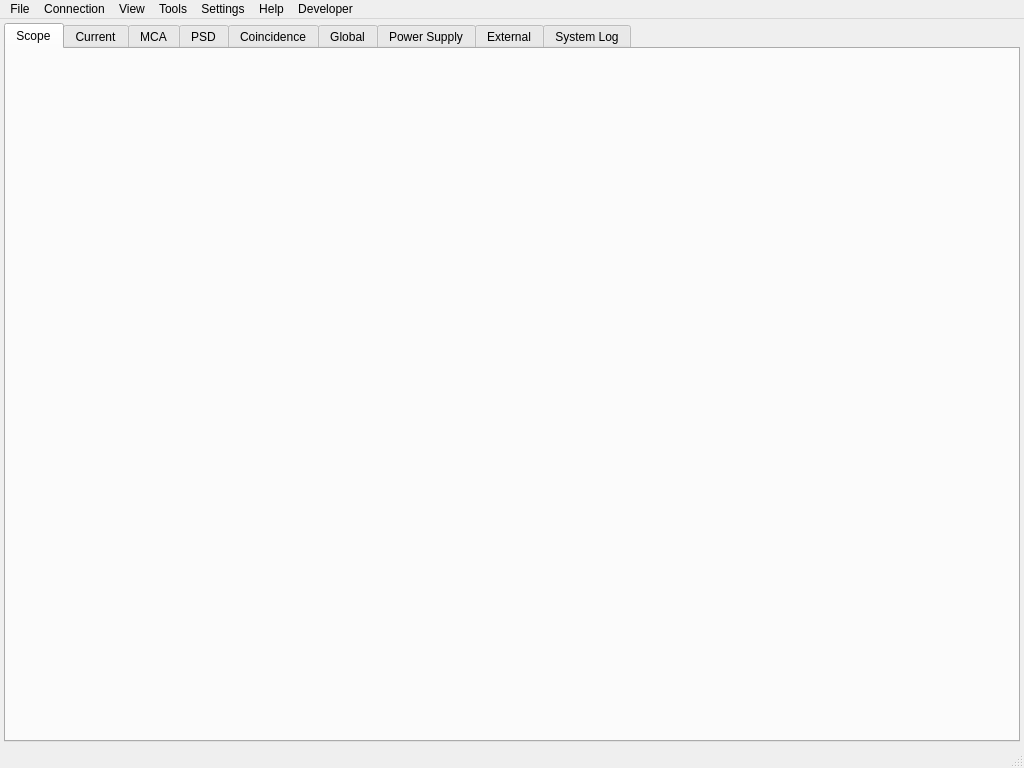
<?xml version="1.0" encoding="UTF-8"?>
<ui version="4.0">
 <class>MainWindow</class>
 <widget class="QMainWindow" name="MainWindow">
  <property name="geometry">
   <rect>
    <x>0</x>
    <y>0</y>
    <width>1024</width>
    <height>768</height>
   </rect>
  </property>
  <property name="windowTitle">
   <string>Nuclear Lab Digitizer - Community Edition</string>
  </property>

  <widget class="QWidget" name="centralwidget">
   <layout class="QVBoxLayout" name="verticalLayout">
    <property name="leftMargin"><number>4</number></property>
    <property name="topMargin"><number>4</number></property>
    <property name="rightMargin"><number>4</number></property>
    <property name="bottomMargin"><number>4</number></property>
    <item>
     <widget class="QTabWidget" name="mainTabs">

      <!-- ── Scope tab (inner channel tabs added programmatically) ── -->
      <widget class="QWidget" name="tabScope">
       <attribute name="title"><string>Scope</string></attribute>
       <layout class="QVBoxLayout" name="layoutTabScope">
        <property name="leftMargin"><number>0</number></property>
        <property name="topMargin"><number>0</number></property>
        <property name="rightMargin"><number>0</number></property>
        <property name="bottomMargin"><number>0</number></property>
       </layout>
      </widget>

      <!-- ── Current tab (inner channel tabs added programmatically) ── -->
      <widget class="QWidget" name="tabCurrent">
       <attribute name="title"><string>Current</string></attribute>
       <layout class="QVBoxLayout" name="layoutTabCurrent">
        <property name="leftMargin"><number>0</number></property>
        <property name="topMargin"><number>0</number></property>
        <property name="rightMargin"><number>0</number></property>
        <property name="bottomMargin"><number>0</number></property>
       </layout>
      </widget>

      <!-- ── MCA tab (inner channel tabs added programmatically) ── -->
      <widget class="QWidget" name="tabMCA">
       <attribute name="title"><string>MCA</string></attribute>
       <layout class="QVBoxLayout" name="layoutTabMCA">
        <property name="leftMargin"><number>0</number></property>
        <property name="topMargin"><number>0</number></property>
        <property name="rightMargin"><number>0</number></property>
        <property name="bottomMargin"><number>0</number></property>
       </layout>
      </widget>

      <!-- Live pulse-shape-discrimination views, one dock per MCA channel -->
      <widget class="QWidget" name="tabPSD">
       <attribute name="title"><string>PSD</string></attribute>
       <layout class="QVBoxLayout" name="layoutTabPSD">
        <property name="leftMargin"><number>0</number></property>
        <property name="topMargin"><number>0</number></property>
        <property name="rightMargin"><number>0</number></property>
        <property name="bottomMargin"><number>0</number></property>
       </layout>
      </widget>

      <!-- Two-channel synchronized list-mode coincidence analysis -->
      <widget class="QWidget" name="tabCoincidence">
       <attribute name="title"><string>Coincidence</string></attribute>
       <layout class="QVBoxLayout" name="layoutTabCoincidence">
        <property name="leftMargin"><number>0</number></property>
        <property name="topMargin"><number>0</number></property>
        <property name="rightMargin"><number>0</number></property>
        <property name="bottomMargin"><number>0</number></property>
       </layout>
      </widget>

      <!-- Global digitizer controls and channel-independent diagnostics -->
      <widget class="QWidget" name="tabGlobal">
       <attribute name="title"><string>Global</string></attribute>
       <layout class="QVBoxLayout" name="layoutTabGlobal">
        <property name="leftMargin"><number>0</number></property>
        <property name="topMargin"><number>0</number></property>
        <property name="rightMargin"><number>0</number></property>
        <property name="bottomMargin"><number>0</number></property>
       </layout>
      </widget>

      <!-- ── Power Supply tab (inner channel tabs added programmatically) ── -->
      <widget class="QWidget" name="tabPSU">
       <attribute name="title"><string>Power Supply</string></attribute>
       <layout class="QVBoxLayout" name="layoutTabPSU">
        <property name="leftMargin"><number>0</number></property>
        <property name="topMargin"><number>0</number></property>
        <property name="rightMargin"><number>0</number></property>
        <property name="bottomMargin"><number>0</number></property>
       </layout>
      </widget>

      <!-- ── External devices tab (Modbus device tabs added programmatically) ── -->
      <widget class="QWidget" name="tabExternal">
       <attribute name="title"><string>External</string></attribute>
       <layout class="QVBoxLayout" name="layoutTabExternal">
        <property name="leftMargin"><number>0</number></property>
        <property name="topMargin"><number>0</number></property>
        <property name="rightMargin"><number>0</number></property>
        <property name="bottomMargin"><number>0</number></property>
       </layout>
      </widget>

      <!-- ── System Log tab ───────────────────────────────────── -->
      <widget class="QWidget" name="tabSystemLog">
       <attribute name="title"><string>System Log</string></attribute>
       <layout class="QVBoxLayout" name="layoutTabSystemLog">
        <property name="leftMargin"><number>0</number></property>
        <property name="topMargin"><number>0</number></property>
        <property name="rightMargin"><number>0</number></property>
        <property name="bottomMargin"><number>0</number></property>
        <item>
         <widget class="LogConsole" name="logConsole"/>
        </item>
       </layout>
      </widget>

     </widget>
    </item>
   </layout>
  </widget>

  <widget class="QMenuBar" name="menubar">
   <property name="geometry">
    <rect>
     <x>0</x>
     <y>0</y>
     <width>1024</width>
     <height>33</height>
    </rect>
   </property>
   <widget class="QMenu" name="menuFile">
    <property name="title"><string>File</string></property>
    <addaction name="actionStartSessionRecording"/>
    <addaction name="actionStopSessionRecording"/>
    <addaction name="actionReplaySession"/>
    <addaction name="actionExitReplay"/>
    <addaction name="separator"/>
    <addaction name="actionConvertToHdf5"/>
    <addaction name="actionConvertToRoot"/>
    <addaction name="separator"/>
    <addaction name="actionExit"/>
   </widget>
   <widget class="QMenu" name="menuConnection">
    <property name="title"><string>Connection</string></property>
    <addaction name="actionConnectDevice"/>
    <addaction name="actionDisconnectDevice"/>
    <addaction name="separator"/>
    <addaction name="actionReconnectDevice"/>
    <addaction name="actionRefreshModbus"/>
   </widget>
   <widget class="QMenu" name="menuHelp">
    <property name="title"><string>Help</string></property>
    <addaction name="actionAbout"/>
    <addaction name="actionThirdPartyLicenses"/>
   </widget>
   <widget class="QMenu" name="menuDeveloper">
    <property name="title"><string>Developer</string></property>
    <addaction name="actionShowSystemLog"/>
    <addaction name="actionDebugMode"/>
    <addaction name="actionValidateTiming"/>
    <addaction name="separator"/>
    <addaction name="actionRebootBoard"/>
    <addaction name="actionShutdownBoard"/>
   </widget>
   <widget class="QMenu" name="menuView">
    <property name="title"><string>View</string></property>
     <addaction name="actionShowRoi"/>
     <addaction name="actionDifferentialHistogram"/>
     <addaction name="actionLogY"/>
     <addaction name="separator"/>
    <addaction name="actionResetZoom"/>
    <addaction name="actionResetDocks"/>
   </widget>
   <widget class="QMenu" name="menuSettings">
    <property name="title"><string>Settings</string></property>
    <addaction name="actionGeneralSettings"/>
    <addaction name="separator"/>
    <addaction name="actionSaveSettings"/>
    <addaction name="actionLoadSettings"/>
   </widget>
   <widget class="QMenu" name="menuTools">
    <property name="title"><string>Tools</string></property>
    <addaction name="actionEnergyCalibration"/>
    <addaction name="actionDoseCalibration"/>
    <addaction name="actionMcaPeakAnalysis"/>
    <addaction name="separator"/>
    <addaction name="actionOpenPsdEvents"/>
    <addaction name="actionOpenWaveformFile"/>
    <addaction name="actionOpenScopeSums"/>
   </widget>
   <addaction name="menuFile"/>
   <addaction name="menuConnection"/>
   <addaction name="menuView"/>
   <addaction name="menuTools"/>
   <addaction name="menuSettings"/>
   <addaction name="menuHelp"/>
   <addaction name="menuDeveloper"/>
  </widget>

  <widget class="QStatusBar" name="statusbar"/>

  <action name="actionShowRoi">
   <property name="checkable"><bool>true</bool></property>
   <property name="text"><string>Show ROI (Histograms)</string></property>
  </action>
  <action name="actionLogY">
   <property name="checkable"><bool>true</bool></property>
   <property name="text"><string>Logarithmic MCA Y Axis</string></property>
   <property name="toolTip"><string>Use a logarithmic Y axis on MCA histograms; hover over a histogram and press L to toggle</string></property>
  </action>
  <action name="actionDifferentialHistogram">
   <property name="checkable"><bool>true</bool></property>
   <property name="text"><string>Differential MCA Histogram</string></property>
   <property name="toolTip"><string>Display only counts added since the previous rendered MCA histogram</string></property>
  </action>
  <action name="actionResetZoom">
   <property name="text"><string>Reset Zoom (All Plots)</string></property>
  </action>
  <action name="actionResetDocks">
   <property name="text"><string>Reset Dock Layout</string></property>
  </action>
  <action name="actionConvertToHdf5">
   <property name="text"><string>Convert Binary to HDF5...</string></property>
  </action>
  <action name="actionConvertToRoot">
   <property name="text"><string>Convert Binary to ROOT...</string></property>
   <property name="toolTip"><string>Convert native NDMA list-mode events or Scope waveforms to a ROOT TTree</string></property>
  </action>
  <action name="actionStartSessionRecording">
   <property name="text"><string>Start Session Recording...</string></property>
   <property name="toolTip"><string>Record observed measurements, telemetry, settings, and logs in a replayable bundle</string></property>
  </action>
  <action name="actionStopSessionRecording">
   <property name="enabled"><bool>false</bool></property>
   <property name="text"><string>Stop Session Recording</string></property>
  </action>
  <action name="actionReplaySession">
   <property name="text"><string>Replay Session...</string></property>
   <property name="toolTip"><string>Validate a session bundle and reconstruct its MCA analysis inputs</string></property>
  </action>
  <action name="actionExitReplay">
   <property name="enabled"><bool>false</bool></property>
   <property name="text"><string>Exit Replay Mode</string></property>
   <property name="toolTip"><string>Unload the active session replay and remove its reconstructed input spectra</string></property>
  </action>
  <action name="actionReconnectDevice">
   <property name="text"><string>Reconnect Device</string></property>
  </action>
  <action name="actionConnectDevice">
   <property name="text"><string>Connect...</string></property>
   <property name="toolTip"><string>Open the connection dialog and connect this offline workspace to a digitizer</string></property>
  </action>
  <action name="actionDisconnectDevice">
   <property name="enabled"><bool>false</bool></property>
   <property name="text"><string>Disconnect Digitizer...</string></property>
   <property name="toolTip"><string>Stop measurements and disconnect a selected digitizer</string></property>
  </action>
  <action name="actionRefreshModbus">
   <property name="text"><string>Refresh Modbus Devices</string></property>
   <property name="toolTip"><string>Rescan the digitizer's external Modbus buses</string></property>
  </action>
  <action name="actionSaveSettings">
   <property name="text"><string>Save Settings...</string></property>
  </action>
  <action name="actionGeneralSettings">
   <property name="text"><string>General Settings...</string></property>
  </action>
  <action name="actionLoadSettings">
   <property name="text"><string>Load Settings...</string></property>
  </action>
  <action name="actionOpenPsdEvents">
   <property name="text"><string>PSD Event Readback...</string></property>
  </action>
  <action name="actionOpenScopeSums">
   <property name="text"><string>Open Scope sum capture...</string></property>
   <property name="toolTip"><string>Replay measured periodic window sums from a versioned HDF5 capture without connecting hardware.</string></property>
  </action>
  <action name="actionOpenWaveformFile">
   <property name="text"><string>Waveform Analysis Workbench...</string></property>
  </action>
  <action name="actionValidateTiming">
   <property name="text"><string>Validate Two-Channel Timing...</string></property>
  </action>
  <action name="actionEnergyCalibration">
   <property name="text"><string>MCA Energy Calibration...</string></property>
  </action>
  <action name="actionDoseCalibration">
   <property name="text"><string>Dose Calibration Logger...</string></property>
  </action>
  <action name="actionMcaPeakAnalysis">
   <property name="text"><string>MCA Peak Analysis Workbench...</string></property>
  </action>
  <action name="actionExit">
   <property name="text"><string>Exit</string></property>
  </action>
  <action name="actionAbout">
   <property name="text"><string>About</string></property>
  </action>
  <action name="actionThirdPartyLicenses">
   <property name="text"><string>Third-Party Licenses</string></property>
  </action>
  <action name="actionShowSystemLog">
   <property name="checkable"><bool>true</bool></property>
   <property name="text"><string>Show System Log</string></property>
  </action>
  <action name="actionDebugMode">
   <property name="checkable"><bool>true</bool></property>
   <property name="text"><string>Debug Mode</string></property>
  </action>
  <action name="actionRebootBoard">
   <property name="text"><string>Reboot Remote Board...</string></property>
  </action>
  <action name="actionShutdownBoard">
   <property name="text"><string>Shut Down Remote Board...</string></property>
  </action>

 </widget>

 <customwidgets>
  <customwidget>
   <class>LogConsole</class>
   <extends>QPlainTextEdit</extends>
   <header>nlab.views.log_panel</header>
  </customwidget>
 </customwidgets>
 <resources>
  <include location="../resources/resources.qrc"/>
 </resources>
 <connections/>
</ui>
